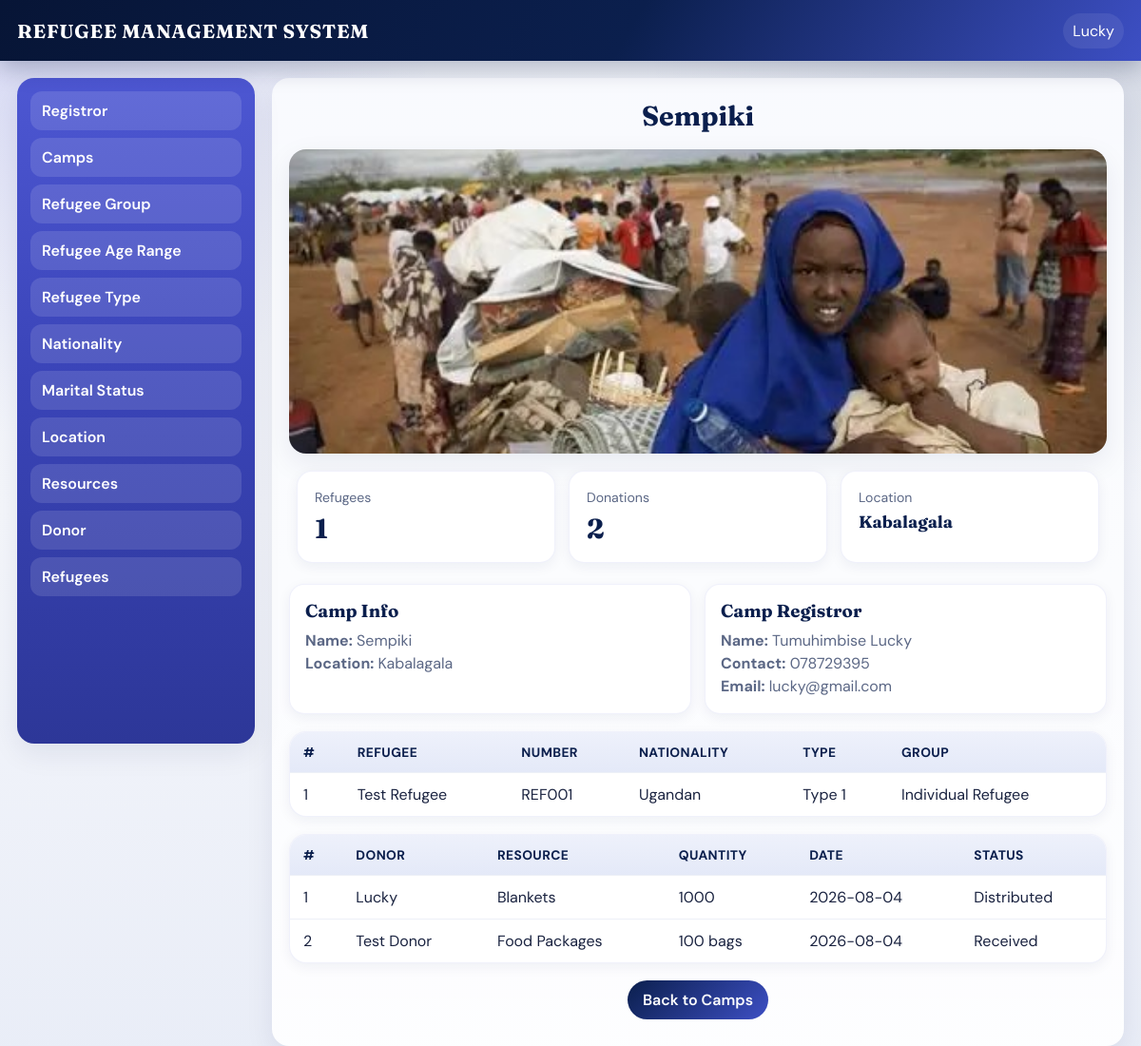
Page /camp-details.php?c=1 (signed in) on the committed database.
### tables this page shows
CREATE TABLE IF NOT EXISTS `camp` (
  `c_id` int NOT NULL AUTO_INCREMENT,
  `campIMG` varchar(45) NOT NULL,
  `c_name` varchar(45) NOT NULL,
  `l_id` int NOT NULL,
  `r_id` int NOT NULL,
  PRIMARY KEY (`c_id`),
  KEY `fk_camp_location_idx` (`l_id`)
);

CREATE TABLE IF NOT EXISTS `location` (
  `l_id` int NOT NULL AUTO_INCREMENT,
  `l_name` varchar(45) NOT NULL,
  PRIMARY KEY (`l_id`)
);

CREATE TABLE IF NOT EXISTS `registrar` (
  `r_id` int NOT NULL AUTO_INCREMENT,
  `r_name` varchar(45) NOT NULL,
  `r_contact` varchar(45) NOT NULL,
  `r_email` varchar(45) NOT NULL,
  `n_id` int NOT NULL,
  `l_id` int NOT NULL,
  `c_id` int NOT NULL,
  `password` varchar(45) NOT NULL,
  PRIMARY KEY (`r_id`),
  KEY `fk_register_nationality1_idx` (`n_id`),
  KEY `fk_register_location1_idx` (`l_id`),
  KEY `fk_registrar_camp1` (`c_id`)
);

CREATE TABLE IF NOT EXISTS `refugee` (
  `ref_id` int NOT NULL AUTO_INCREMENT,
  `name` varchar(45) NOT NULL,
  `ref_number` varchar(45) NOT NULL,
  `n_id` int NOT NULL,
  `c_id` int NOT NULL,
  `l_id` int NOT NULL,
  `address` varchar(45) NOT NULL,
  `reason` varchar(45) NOT NULL,
  `DOB` varchar(45) NOT NULL,
  `m_id` int NOT NULL,
  `age_id` int NOT NULL,
  `t_id` int NOT NULL,
  `g_id` int NOT NULL,
  `r_id` int NOT NULL,
  PRIMARY KEY (`ref_id`),
  KEY `fk_refugee_refugee_group1_idx` (`g_id`),
  KEY `fk_refugee_refugee_type1_idx` (`t_id`),
  KEY `fk_refugee_marital_status1_idx` (`m_id`),
  KEY `fk_refugee_camp1_idx` (`c_id`),
  KEY `fk_refugee_location1_idx` (`l_id`),
  KEY `fk_refugee_age_range1_idx` (`age_id`),
  KEY `fk_refugee_nationality1_idx` (`n_id`),
  KEY `fk_refugee_registrar1_idx` (`r_id`)
);

CREATE TABLE IF NOT EXISTS `nationality` (
  `n_id` int NOT NULL AUTO_INCREMENT,
  `nationality` varchar(45) NOT NULL,
  PRIMARY KEY (`n_id`)
);

CREATE TABLE IF NOT EXISTS `refugee_type` (
  `t_id` int NOT NULL AUTO_INCREMENT,
  `type` varchar(45) NOT NULL,
  PRIMARY KEY (`t_id`)
);

CREATE TABLE IF NOT EXISTS `refugee_group` (
  `g_id` int NOT NULL AUTO_INCREMENT,
  `group_type` varchar(45) NOT NULL,
  PRIMARY KEY (`g_id`)
);

CREATE TABLE IF NOT EXISTS `donation` (
  `don_id` int NOT NULL AUTO_INCREMENT,
  `d_id` int NOT NULL,
  `res_id` int NOT NULL,
  `quantity` varchar(45) NOT NULL,
  `donation_date` varchar(45) NOT NULL,
  `c_id` int NOT NULL,
  `status` varchar(45) NOT NULL,
  `need_id` int DEFAULT NULL,
  PRIMARY KEY (`don_id`),
  KEY `fk_donation_resources1_idx` (`res_id`),
  KEY `fk_donation_donnor1_idx` (`d_id`),
  KEY `fk_donation_camp1_idx` (`c_id`)
);

CREATE TABLE IF NOT EXISTS `donnor` (
  `d_id` int NOT NULL AUTO_INCREMENT,
  `d_name` varchar(45) NOT NULL,
  `d_contact` varchar(45) NOT NULL,
  `d_email` varchar(45) NOT NULL,
  `n_id` int NOT NULL,
  `password` varchar(45) NOT NULL,
  PRIMARY KEY (`d_id`),
  UNIQUE KEY `d_email_UNIQUE` (`d_email`)
);

CREATE TABLE IF NOT EXISTS `resources` (
  `res_id` int NOT NULL AUTO_INCREMENT,
  `resource` varchar(45) NOT NULL,
  PRIMARY KEY (`res_id`)
);

### camp-details.php (the view, shortened to what this page needs)
<?php include "includes/header.php" ?>
<?php
$c_id=(int)$_GET['c'];
$select=mysqli_query($conn,"select camp.*, location.l_name, registrar.r_name, registrar.r_contact, registrar.r_email
 from camp
 left join location on camp.l_id=location.l_id
 left join registrar on camp.r_id=registrar.r_id
 where camp.c_id='".$c_id."'");
$camp=mysqli_fetch_array($select);
$refugeeCount=mysqli_fetch_array(mysqli_query($conn,"select count(*) as total from refugee where c_id='".$c_id."'"));
$donationCount=mysqli_fetch_array(mysqli_query($conn,"select count(*) as total from donation where c_id='".$c_id."'"));
?>
<div class="container">
    <div class="sidebar">
<?php include "includes/sidebar.php"; ?>
    </div>
    <div class="main">
      <h1><?php echo htmlspecialchars($camp['c_name']); ?></h1>
      <div class="hero-camp">
        <img src="<?php echo htmlspecialchars($camp['campIMG']); ?>" alt="<?php echo htmlspecialchars($camp['c_name']); ?>">
      </div>
      <div class="stats-row">
        <div class="stat-card"><span>Refugees</span><strong><?php echo (int)$refugeeCount['total']; ?></strong></div>
        <div class="stat-card"><span>Donations</span><strong><?php echo (int)$donationCount['total']; ?></strong></div>
        <div class="stat-card"><span>Location</span><strong style="font-size:1.1rem"><?php echo htmlspecialchars($camp['l_name'] ? $camp['l_name'] : 'N/A'); ?></strong></div>
      </div>
      <div class="detail-grid">
        <div class="detail-card">
          <h3>Camp Info</h3>
          <p><strong>Name:</strong> <?php echo htmlspecialchars($camp['c_name']); ?></p>
          <p><strong>Location:</strong> <?php echo htmlspecialchars($camp['l_name'] ? $camp['l_name'] : 'N/A'); ?></p>
        </div>
        <div class="detail-card">
          <h3>Camp Registror</h3>
          <p><strong>Name:</strong> <?php echo htmlspecialchars($camp['r_name'] ? $camp['r_name'] : 'Unassigned'); ?></p>
          <p><strong>Contact:</strong> <?php echo htmlspecialchars($camp['r_contact'] ? $camp['r_contact'] : '-'); ?></p>
          <p><strong>Email:</strong> <?php echo htmlspecialchars($camp['r_email'] ? $camp['r_email'] : '-'); ?></p>
        </div>
      </div>
      <div class="table-section">
        <table>
          <tr>
            <th>#</th>
            <th>Refugee</th>
            <th>Number</th>
            <th>Nationality</th>
            <th>Type</th>
            <th>Group</th>
          </tr>
          <?php
          $select=mysqli_query($conn,"select refugee.*, nationality.nationality, refugee_type.type, refugee_group.group_type
          from refugee
          left join nationality on refugee.n_id=nationality.n_id
          left join refugee_type on refugee.t_id=refugee_type.t_id
          left join refugee_group on refugee.g_id=refugee_group.g_id
          where refugee.c_id='".$c_id."'
          order by refugee.ref_id desc");
          $count=0;
          while($row=mysqli_fetch_array($select)){
            $count++;
          ?>
          <tr>
            <td><?php echo $count; ?></td>
            <td><?php echo htmlspecialchars($row['name']); ?></td>
            <td><?php echo htmlspecialchars($row['ref_number']); ?></td>
            <td><?php echo htmlspecialchars($row['nationality']); ?></td>
            <td><?php echo htmlspecialchars($row['type']); ?></td>
            <td><?php echo htmlspecialchars($row['group_type']); ?></td>
          </tr>
          <?php }
          ?>
        </table>
      </div>
      <div class="table-section" style="margin-top:18px">
        <table>
          <tr>
            <th>#</th>
            <th>Donor</th>
            <th>Resource</th>
            <th>Quantity</th>
            <th>Date</th>
            <th>Status</th>
          </tr>
          <?php
          $select=mysqli_query($conn,"select donation.*, donnor.d_name, resources.resource
          from donation
          left join donnor on donation.d_id=donnor.d_id
          left join resources on donation.res_id=resources.res_id
          where donation.c_id='".$c_id."'
          order by donation.don_id desc");
          $count=0;
          while($row=mysqli_fetch_array($select)){
            $count++;
          ?>
          <tr>
            <td><?php echo $count; ?></td>
            <td><?php echo htmlspecialchars($row['d_name']); ?></td>
            <td><?php echo htmlspecialchars($row['resource']); ?></td>
            <td><?php echo htmlspecialchars($row['quantity']); ?></td>
            <td><?php echo htmlspecialchars($row['donation_date']); ?></td>
            <td><?php echo htmlspecialchars($row['status']); ?></td>
          </tr>
          <?php }
          ?>
        </table>
      </div>
      <p style="margin-top:18px"><a class="btn-link" href="dashboard.php">Back to Camps</a></p>
    </div>
</div>
<?php include "includes/footer.php"; ?>

### assets/css/dashboard.css (style rules this page uses)
:root { --navy: #0b1f4d; --navy-deep: #071536; --indigo: #3d4fc4; --indigo-soft: #6a6ae3; --sky: #e8eefc; --surface: #f4f6fb; --card: #ffffff; --text: #1a2340; --muted: #5b6785; --success: #1f8a5b; --danger: #c73b3b; --warn: #2f7dd1; --radius: 14px; --shadow: 0 10px 30px rgba(11, 31, 77, 0.08); --shadow-sm: 0 4px 14px rgba(11, 31, 77, 0.06); --font: "DM Sans", "Segoe UI", sans-serif; --display: "Fraunces", Georgia, serif; }
* { padding: 0; margin: 0; box-sizing: border-box; }
html { scroll-behavior: smooth; }
body { font-family: var(--font); color: var(--text); background: radial-gradient(circle at top left, rgba(106, 106, 227, 0.18), transparent 28%), radial-gradient(circle at top right, rgba(11, 31, 77, 0.12), transparent 32%), linear-gradient(180deg, #eef1f8 0%, var(--surface) 48%, #e9edf7 100%); min-height: 100vh; }
a { color: inherit; }
.container { display: grid; grid-template-columns: 250px 1fr; gap: 18px; padding: 18px; max-width: 1500px; margin: 0 auto; align-items: start; }
.container .sidebar { width: 100%; min-height: calc(100vh - 100px); background: linear-gradient(180deg, #4d57d2 0%, #3a44b8 45%, #2d3798 100%); border-radius: 18px; overflow: hidden; box-shadow: var(--shadow); position: sticky; top: 82px; }
.container .main { width: 100%; min-height: calc(100vh - 100px); border-radius: 18px; text-align: center; background: linear-gradient(180deg, rgba(255, 255, 255, 0.72), rgba(255, 255, 255, 0.92)), var(--sky); box-shadow: var(--shadow); padding: 22px 18px 28px; overflow: auto; }
.main > h1 { font-family: var(--display); font-size: clamp(1.4rem, 2.4vw, 2rem); color: var(--navy); margin-bottom: 18px; }
.camp .btn, .btn-link { width: auto; display: inline-block; padding: 10px 16px; background: linear-gradient(135deg, var(--navy), var(--indigo)); color: #fff; border-radius: 999px; margin: 0; text-align: center; font-weight: 600; text-decoration: none; transition: 0.2s ease; }
.stats-row { display: grid; grid-template-columns: repeat(auto-fit, minmax(160px, 1fr)); gap: 14px; margin: 0 8px 22px; }
.stat-card { background: var(--card); border-radius: 16px; padding: 18px; box-shadow: var(--shadow-sm); text-align: left; border: 1px solid rgba(61, 79, 196, 0.08); }
.stat-card span { display: block; color: var(--muted); font-size: 0.88rem; margin-bottom: 6px; }
.stat-card strong { font-family: var(--display); font-size: 1.8rem; color: var(--navy); }
.table-section { margin: 18px auto 0; width: min(1100px, 100%); background: var(--card); border-radius: 18px; overflow: auto; box-shadow: var(--shadow-sm); border: 1px solid rgba(61, 79, 196, 0.08); }
.table-section table { width: 100%; border-collapse: collapse; margin: 0; border: 0; }
.table-section table th { text-align: left; background: linear-gradient(180deg, #eef1fb, #e4e9f8); padding: 12px 14px; color: var(--navy); font-size: 0.86rem; letter-spacing: 0.03em; text-transform: uppercase; white-space: nowrap; }
.table-section table td { text-align: left; padding: 12px 14px; border-top: 1px solid #edf0f7; vertical-align: middle; }
.detail-grid { display: grid; grid-template-columns: repeat(auto-fit, minmax(220px, 1fr)); gap: 14px; text-align: left; margin: 0 auto 18px; width: min(1100px, 100%); }
.detail-card { background: var(--card); border-radius: 16px; padding: 16px; box-shadow: var(--shadow-sm); border: 1px solid rgba(61, 79, 196, 0.08); }
.detail-card h3 { font-family: var(--display); color: var(--navy); margin-bottom: 8px; }
.detail-card p { color: var(--muted); line-height: 1.5; }
.hero-camp { width: min(1100px, 100%); margin: 0 auto 18px; border-radius: 18px; overflow: hidden; box-shadow: var(--shadow); }
.hero-camp img { width: 100%; max-height: 320px; object-fit: cover; display: block; }

### rows in the picture
camp: c_name "Sempiki", campIMG (picture), l.l_name "Kabalagala", r.r_name "Tumuhimbise Lucky", r.r_contact "078729395", r.r_email "lucky@gmail.com"
refugee: name "Test Refugee", ref_number "REF001", n.nationality "Ugandan", t.type "Type 1", g.group_type "Individual Refugee"
donation: d.d_name "Lucky", res.resource "Blankets", quantity "1000", donation_date "2026-08-04", status "Distributed"
donation: d.d_name "Test Donor", res.resource "Food Packages", quantity "100 bags", donation_date "2026-08-04", status "Received"

### other values in the picture
$_SESSION['name'] "Lucky"
$refugeeCount['total'] "1"
$donationCount['total'] "2"
